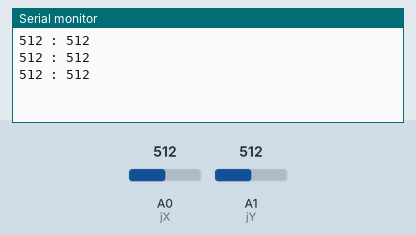
Recording of a sketch running on a simulated Arduino Uno, built with avr-gcc and run on an emulated ATmega328P. Parts: the last lines printed to the serial monitor. The inputs (shaded band) are chosen by the test bench; at power-on: A0 (jX) = 512, A1 (jY) = 512. No radio packets arrive unless stated.

Above: at 1.3 s.
1.4 s: A0 (jX) set to 716
At 1.9 s:
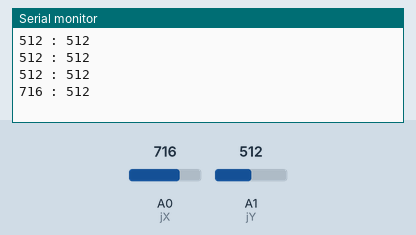
2.9 s: A1 (jY) set to 716
At 3.4 s:
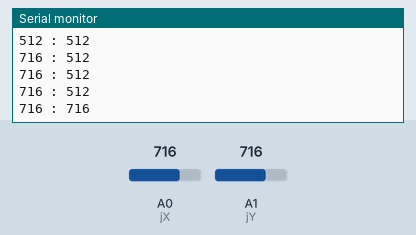
4.4 s: A0 (jX) set to 900
At 4.9 s:
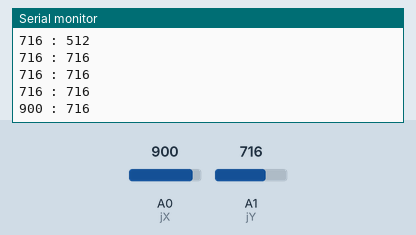
5.9 s: A1 (jY) set to 900
At 6.4 s:
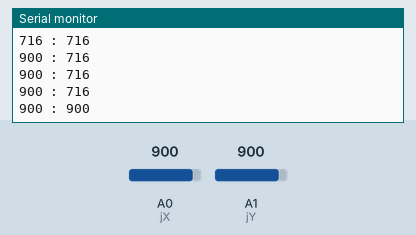
Timing chart, 0 to 8.4 s (numbered marks = the images above; inputs shaded):
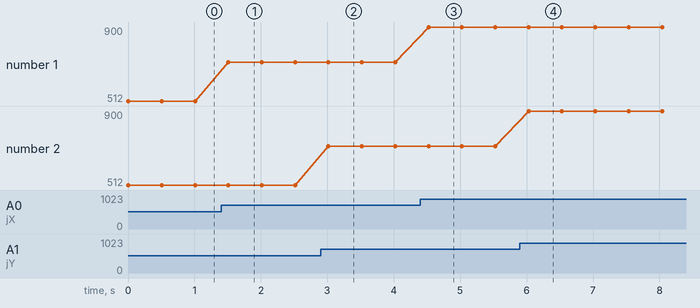

The sketch:

arduino_spi_transmiter.ino
```cpp
#include <SPI.h>
#include <RF24.h>

#define jX A0
#define jY A1
#define CE 9
#define CNS 10

RF24 transmiter(CE, CNS);
const uint64_t adress = 0x0F0F0F0F0E1LL;
const char text[] = "SPI IS WORKING!\n";

void setup()
{
  Serial.begin(9600);
  transmiter.begin();
  transmiter.openWritingPipe(adress);
  transmiter.setPALevel(RF24_PA_MIN);
  transmiter.stopListening();
}

void loop()
{
  Serial.print(analogRead(jX));
  Serial.print(" : ");
  Serial.print(analogRead(jY));
  Serial.print("\n");

  transmiter.write(&text, sizeof(text));
  delay(500);

}
```

Measured:
- after the input at 1.4 s, the serial monitor: prints a new line after 0.11 s (image 1)
- after the input at 2.9 s, the serial monitor: prints a new line after 0.12 s (image 2)
- after the input at 4.4 s, the serial monitor: prints a new line after 0.12 s (image 3)
- after the input at 5.9 s, the serial monitor: prints a new line after 0.13 s (image 4)
- plotted number 1: 512 → 716 after the input at 1.4 s, 716 → 900 after the input at 4.4 s
